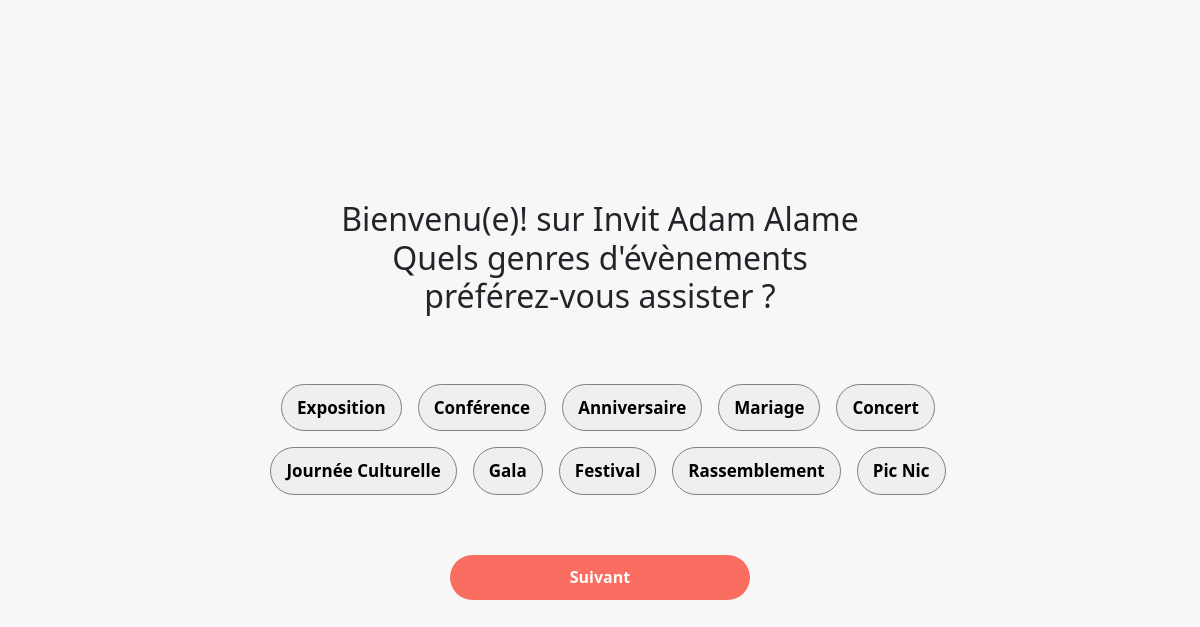
The app's page /preference.php (signed in) with its own data.
### tables this page shows
CREATE TABLE IF NOT EXISTS `categories_evenement` (
  `Id_Categories_Evenement` int(11) NOT NULL AUTO_INCREMENT,
  `Designation_Evenement` varchar(30) NOT NULL,
  `date_creation` datetime NOT NULL DEFAULT CURRENT_TIMESTAMP,
  PRIMARY KEY (`Id_Categories_Evenement`)
);

### preference.php (the view, shortened to what this page needs)
<!DOCTYPE html>
<html lang="fr" charset="utf-8">
<head>
    <link rel="stylesheet" href="css/event.css">
    <link href="https://cdn.jsdelivr.net/npm/bootstrap@5.3.2/dist/css/bootstrap.min.css" rel="stylesheet">
    <link rel="stylesheet" href="https://cdn.jsdelivr.net/npm/bootstrap-icons@1.11.2/font/bootstrap-icons.min.css">
</head>
<body>
    <div class="preferences text-center d-flex flex-direction-column align-items-center justify-content-center">
        <h2 class="mb-5">Bienvenu(e)! sur Invit <?php echo $_SESSION['user'] ;  ?> <br>Quels genres d'évènements <br> préférez-vous assister ?</h2>
            <div class="choix-pref mb-4">
               <?php
            include ("Database/connexion.php");
            $req = $cnx_bdd->query('SELECT * FROM categories_evenement');
            $preferences = $req->fetchAll();
    $html = '';
    $compteur = 0;
        foreach ($preferences as $preference) {
                $html .= '<button class="pref ms-3 mb-3">' . mb_convert_encoding($preference['Designation_Evenement'], 'UTF-8') . '</button>';
              $compteur++;
                  if ($compteur % 5 == 0 && $compteur < count($preferences)) {
                      $html .= '<br>';
                 }
                }
        echo $html;
        ?>
            </div>
        <div class="w-50">
            <a href="tableau.php"><button class="btnPref">Suivant</a></button>
        </div>
</body>
</html>

### css/event.css (style rules this page uses)
* { list-style: none; text-decoration: none!important; box-sizing: border-box; }
body { background-color: rgba(217, 217, 217, .2)!important; }
.preferences { width: 100%; flex-direction: column; min-height: 100vh; }
.preferences .choix-pref { padding: 20px; }
.preferences .choix-pref .pref { border-radius: 50px; border: 1px solid gray; padding: 10px 15px; font-size: 17px; color: #000; font-weight: 600; }
.btnPref { background-color: #FA6E61; border: none; border-radius: 50px; width: 50%; height: 45px; }
.btnPref a { color: #fff; font-weight: 600; width: 100%; }

### records on screen
categories_evenement: Designation_Evenement "Exposition"
categories_evenement: Designation_Evenement "Conférence"
categories_evenement: Designation_Evenement "Anniversaire"
categories_evenement: Designation_Evenement "Mariage"
categories_evenement: Designation_Evenement "Concert"
categories_evenement: Designation_Evenement "Journée Culturelle"
categories_evenement: Designation_Evenement "Gala"
categories_evenement: Designation_Evenement "Festival"
categories_evenement: Designation_Evenement "Rassemblement"
categories_evenement: Designation_Evenement "Pic Nic"

### other values on screen
$_SESSION['user'] "Adam Alame"
